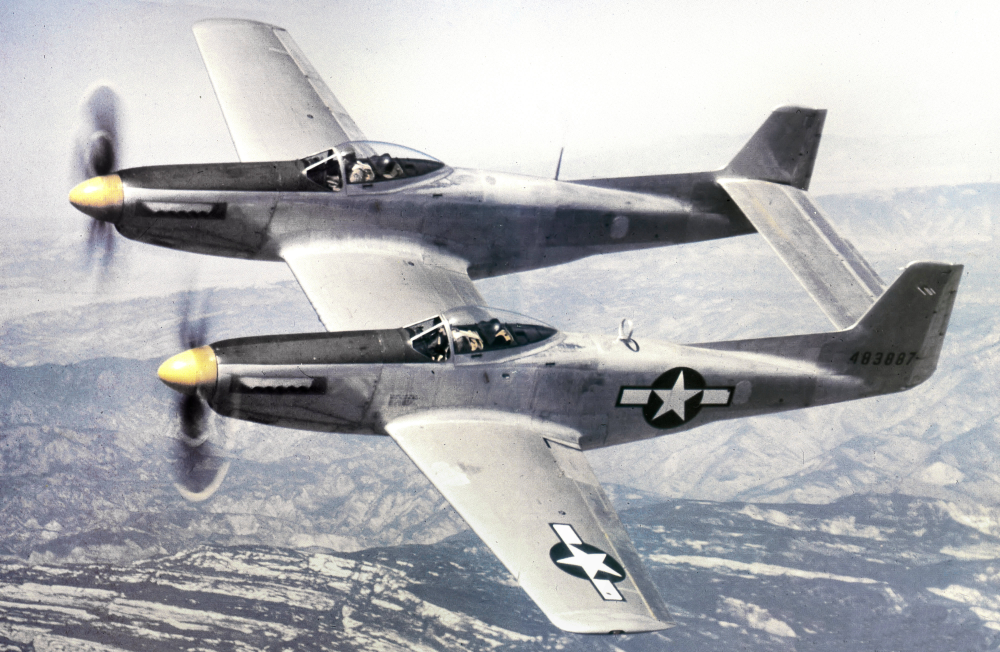
#> input picture Image Processing/TwinPM.jpg, 4000 x 2608 px, found by its file name (shown at 1/4 size)
$ python main.py
#> lines starting #> are read from the running program, lines starting #| are printed output that depends on the picture; after the words box and inside, x2 and y2 are one past the last pixel; in counts of white or black regions, pixels touching at a corner belong together
import numpy as np
import ColorPalettes as cp
import cv2 as cv
import time

class imageVector:

    def __init__ (self, image):
        self.shape = image.shape
        self.channels = self.shape[2]
        self.width = self.shape[1]
        self.height = self.shape[0]
        self.data = image

    def reformat(self):
        '''
        Outputs the image in its proper format
        '''
        return np.reshape(self.data, self.shape)

    def greyScale(self):
        '''
        Unreversible compression to (single value) greyscale
        '''
        self.data = cv.cvtColor(self.data, cv.COLOR_BGR2GRAY)


    def colorMatch(self, colorPalletLUT):
        self.data = colorPalletLUT[self.data]

    def booleanColorMask(self, color):
        return colorMask(self.data, color)


class colorMask:

    def __init__ (self, image, color):
        self.color = color
        self.shape = image.shape
        self.channels = 1
        self.width = self.shape[1]
        self.height = self.shape[0]

        # Generate the mask with an equivalency statement
        self.data = np.array(image == color)[:,:,0] # From BGR [[[True True True]]] take just one boolean

    def visualize(self):
        '''
        Turns all true pixels -> 255 so that the mask can be visulaized easily
        '''
        return np.uint8(255*self.data)

    def pad(self):
        self.data = np.insert(self.data, [0, self.height], False, axis=0)
        self.data = np.insert(self.data, [0, self.width], False, axis=1)
        self.width += 2
        self.height += 2


    def edgeDetect(self):
        '''
        Returns the boundaries of the colorMask using a 3x3 kernel
        Process using shifted arrays.
        '''
        self.pad()

        data = self.data.ravel()
        right = np.roll(data, -1)
        left = np.roll(data, 1)
        up = np.roll(data, self.width)
        down = np.roll(data, -self.width)

        output = data & (~right | ~left | ~up | ~down)

        self.data = np.reshape(output, (self.height, self.width))

    def objectStart(self, prevStart):
        start_idx = prevStart[1] * self.width + prevStart[0] + 1

        remaining = self.data.ravel()[start_idx:]

        idx = np.argmax(remaining)

        if not remaining[idx]:
            return None

        idx += start_idx

        return [idx % self.width, idx // self.width]

    def contourArea(self, borderPixels):
        pts = np.asarray(borderPixels)

        x = pts[:, 0]
        y = pts[:, 1]

        return 0.5 * abs(
            np.dot(x, np.roll(y, -1))
            - np.dot(y, np.roll(x, -1))
        )

    def borderTrace(self):
        """
        Traces out all the borders in a edge filtered binary Image and returns a list of the directions taken
        |7   0   1|
        |6   x   2|
        |5   4   3|
        """
        # Initialize
        boundaryList = []

        startPixel = self.objectStart([-1, 0])

        if startPixel == None:
            return None

        nextPoint_X = startPixel[0]
        nextPoint_Y = startPixel[1]

        borderPixels = [[nextPoint_X,nextPoint_Y],]

        # Coordinates to 8 by search space around pixel being tested.
        DX = (-1,-1,0,1,1,1,0,-1)
        DY = (0,-1,-1,-1,0,1,1,1)

        DIR_LUT = np.array([
            [6, 7, 0, 1, 2, 3, 4, 5],
            [7, 0, 1, 2, 3, 4, 5, 6],
            [0, 1, 2, 3, 4, 5, 6, 7],
            [1, 2, 3, 4, 5, 6, 7, 0],
            [2, 3, 4, 5, 6, 7, 0, 1],
            [3, 4, 5, 6, 7, 0, 1, 2],
            [4, 5, 6, 7, 0, 1, 2, 3],
            [5, 6, 7, 0, 1, 2, 3, 4]])

        searchlist = DIR_LUT[4]

        # Main loop
        while True:
            for i, index in enumerate(searchlist):

                x = nextPoint_X + DX[index]
                y = nextPoint_Y + DY[index]

                if self.data[y, x]:

                    borderPixels.append([x, y])

                    nextPoint_X = x
                    nextPoint_Y = y

                    if [x, y] == startPixel:

                        coords = np.asarray(borderPixels, dtype=np.int16)
                        self.data[coords[:, 1], coords[:, 0]] = False

                        # Decide which contours to keep! Based on length and area
                        if len(borderPixels) >= 60 and self.contourArea(borderPixels) > 350: # Currently scaled to about 5mm
                            # Min Area = (Max*3.78)^2 pixels^2
                            # Min Length = Max*pi*3.78 pixels

                            boundaryList.append(borderPixels)

                        startPixel = self.objectStart(startPixel)

                        if startPixel == None:
                            return boundaryList

                        nextPoint_X = startPixel[0]
                        nextPoint_Y = startPixel[1]

                        borderPixels = [[nextPoint_X,nextPoint_Y],]
                        searchlist = DIR_LUT[4]

                        break

                    searchlist = DIR_LUT[index]
                    i = 0
                    break

                if i == 7: # Deals with isolated pixels in the image

                    self.data[startPixel[1], startPixel[0]] = False
                    startPixel = self.objectStart(startPixel)

                    if startPixel == None:
                        return boundaryList

                    nextPoint_X = startPixel[0]
                    nextPoint_Y = startPixel[1]

                    borderPixels = [[nextPoint_X,nextPoint_Y],]
                    i = 0
                    break


def buildBrightnessLUT(colorPallet):
    '''
    Returns the LUT for correct color for all brightness values (0-255).
    '''
    greyPallet = colorPallet.mean(axis=1)
    grayValues = np.arange(256)[:, None]
    indices = np.argmin(np.abs(grayValues - greyPallet), axis=1)
    return colorPallet[indices]


def formatPolyline(borderPixels, color):
    polyline = "<polyline points=\" "
    end = f"\" style=\"fill:None; stroke:red; stroke-width:{0.5}\" />\n"
    for coord in borderPixels:
        polyline += f"{coord[0]},{coord[1]} "
    return polyline + end


def svgFileGenerator(fileName, boundaryList, height, width):
    """
    Generates an SVG file of all of the borders given.
    """
    with open(fileName + ".svg", "w+") as file:
        file.write(f"<svg height=\"{height}\" width=\"{width}\" xmlns=\"http://www.w3.org/2000/svg\">\n")
        for borderPixels in boundaryList:
            file.write(formatPolyline(borderPixels, colors[3]))
        file.write("</svg>")
    return None

def scaleFactor(target_mm, imageHeight):
    return (target_mm / 25.4) * 96 / imageHeight

# Initialization (Create these objects once)
colors = cp.WOODEN
FINAL_HEIGHT = 100 # Final image height measured in mm
MAX_RES = 5 # 5mm maximum resolution

IMAGE = cv.imread("Image Processing\TwinPM.jpg")
#> IMAGE is the input picture: shape (2608, 4000, 3); mean B, G, R 179.7, 177.1, 176.2
IMAGE = cv.GaussianBlur(IMAGE, (11,11), 50)
scale = scaleFactor(100, IMAGE.shape[0])
#> scale = 0.145
# scale = 1
IMAGE = cv.resize(IMAGE, None, fx=scale, fy=scale)
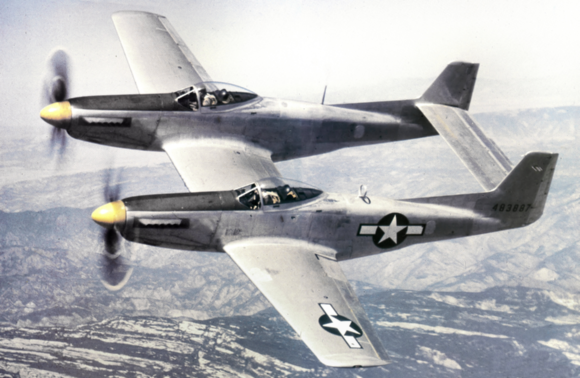
#> IMAGE: shape (378, 580, 3); mean B, G, R 179.6, 177, 176.2
# Dynamic section, may change, be run multiple times, must be fast!
start = time.time()

IMAGE = imageVector(IMAGE)
LUT = buildBrightnessLUT(colors)
IMAGE.greyScale()
IMAGE.colorMatch(LUT)
#> in colorMatch, `self.data = colorPalletLUT[self.data]`:
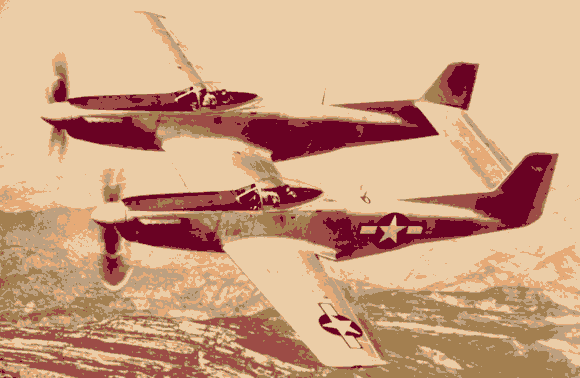
#> self.data: shape (378, 580, 3); mean of channels 0, 1, 2 129.1, 159.8, 203.7; drawn as B, G, R
MASK0 = IMAGE.booleanColorMask(colors[0])
#> in __init__, `self.color = color`: self.color = [70, 76, 156]
#> in __init__, `self.data = np.array(image == color)[:,:,0]`:
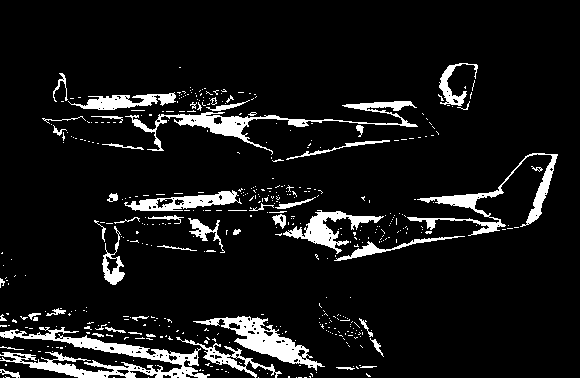
#> self.data: shape (378, 580) bool; 8.7% white; 464 white regions (413 under 20 px), largest, box (x1, y1, x2, y2) and area: (0, 327, 210, 378) 3477, (125, 101, 418, 155) 2376, (193, 316, 325, 371) 2002
MASK0.edgeDetect()
#> in pad, `self.data = np.insert(self.data, [0, self.height], False, axis=0)`:
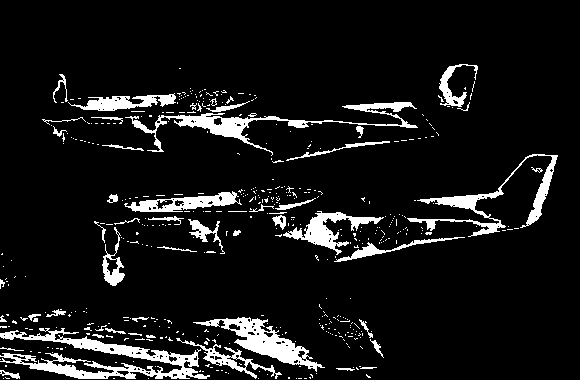
#> self.data: shape (380, 580) bool; 8.7% white; 464 white regions (413 under 20 px), largest, box (x1, y1, x2, y2) and area: (0, 328, 210, 379) 3477, (125, 102, 418, 156) 2376, (193, 317, 325, 372) 2002
#> in pad, `self.data = np.insert(self.data, [0, self.width], False, axis=1)`:
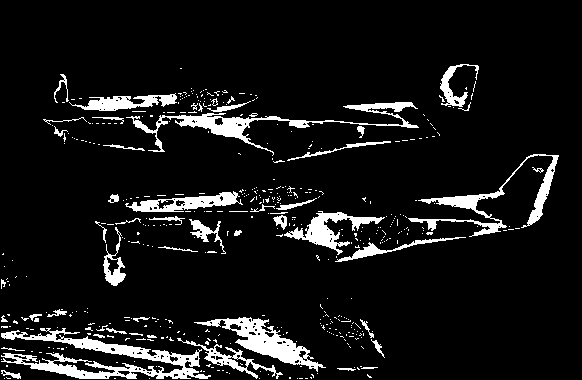
#> self.data: shape (380, 582) bool; 8.6% white; 464 white regions (413 under 20 px), largest, box (x1, y1, x2, y2) and area: (1, 328, 211, 379) 3477, (126, 102, 419, 156) 2376, (194, 317, 326, 372) 2002
#> in edgeDetect, `self.data = np.reshape(output, (self.height, self.width))`:
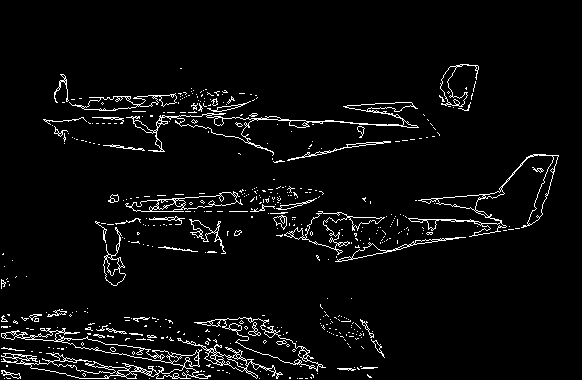
#> self.data: shape (380, 582) bool; 4.3% white in thin lines or dots, all inside (x1, y1, x2, y2) = (1, 64, 559, 379)
boundaryList = MASK0.borderTrace()
#> in objectStart, `idx = np.argmax(remaining)`: idx = 37708
#> in borderTrace, `startPixel = self.objectStart([-1, 0])`: startPixel = [460, 64]
#> in borderTrace, `nextPoint_X = startPixel[0]`: nextPoint_X = 460
#> in borderTrace, `nextPoint_Y = startPixel[1]`: nextPoint_Y = 64
#> in borderTrace, `borderPixels = [[nextPoint_X,nextPoint_Y],]`: borderPixels = [[460, 64]]
#> after the loop in borderTrace, `while True:`: self.data: shape (380, 582) bool; 4.34% of pixels changed, all inside (x1, y1, x2, y2) = (1, 64, 559, 379)
#> after the loop in borderTrace, `while True:`: borderPixels = [[305, 378], [306, 378], [307, 378], [306, 378], [305, 378]]; boundaryList = 11 items; coords has the same summary as borderPixels
#> boundaryList = 11 items


svgFileGenerator("OUTPUT", boundaryList, IMAGE.height, IMAGE.width)
#> the loop in svgFileGenerator, `for borderPixels in boundaryList:` made 11 passes

process = time.time()


print(f"Time taken: {process - start}s")
cv.imshow("picture", IMAGE.reformat())
cv.waitKey(0)
cv.destroyAllWindows()


# RNow uns TwinPM.jpg in 0.5sec
# Depends on color and scale ofc.

$ run again, with Image Processing/QuantizedGreen.png saved as Image Processing/TwinPM.jpg
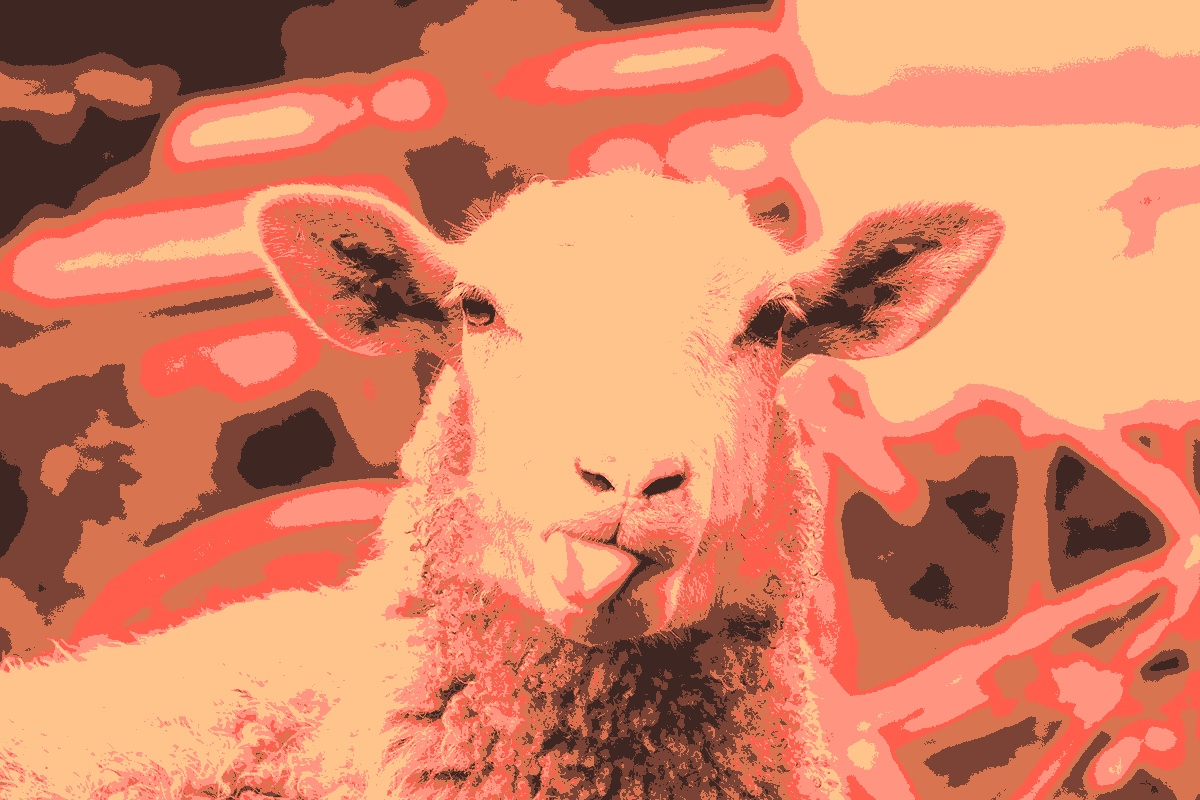
#> input picture Image Processing/QuantizedGreen.png, 1200 x 800 px, found by its file name
#> IMAGE is the input picture: shape (800, 1200, 3); mean B, G, R 99.6, 130.9, 215.3
#> in colorMatch, `self.data = colorPalletLUT[self.data]`:
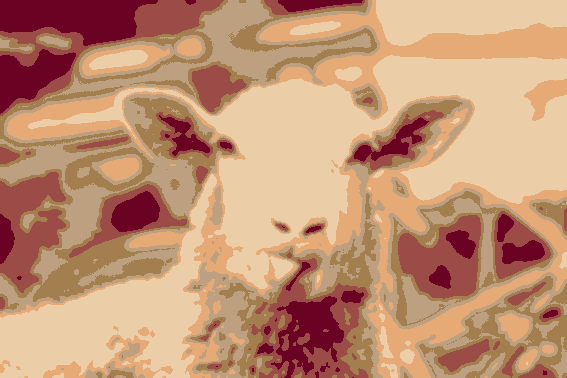
#> self.data: shape (378, 567, 3); mean of channels 0, 1, 2 116.3, 146.9, 194.6; drawn as B, G, R
#> self.color = [70, 76, 156]
#> in edgeDetect, `self.data = np.reshape(output, (self.height, self.width))`:
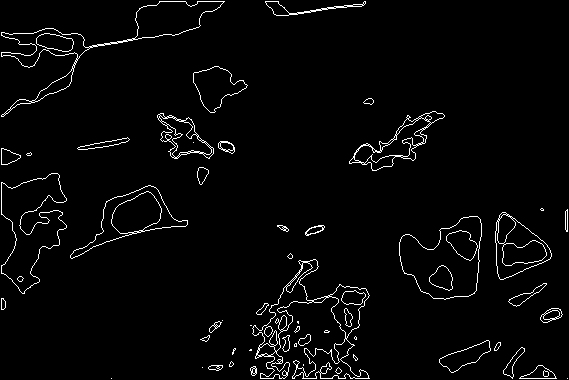
#> self.data: shape (380, 569) bool; 3% white in thin lines or dots
#> idx = 728
#> startPixel = [159, 1]
#> nextPoint_X = 159
#> nextPoint_Y = 1
#> in borderTrace, `borderPixels = [[nextPoint_X,nextPoint_Y],]`: borderPixels = [[159, 1]]
#> after the loop in borderTrace, `while True:`: borderPixels = [[567, 378]]; boundaryList = 16 items; coords = 18 rows, first 8: [544, 370], [545, 371], [546, 371], [547, 371], [548, 372], [548, 373], [548, 374], [548, 375]
#> `boundaryList = MASK0.borderTrace()`: boundaryList = 16 items
#> the loop in svgFileGenerator, `for borderPixels in boundaryList:` made 16 passes

$ run again, with Image Processing/hue-saturation-value.webp saved as Image Processing/TwinPM.jpg
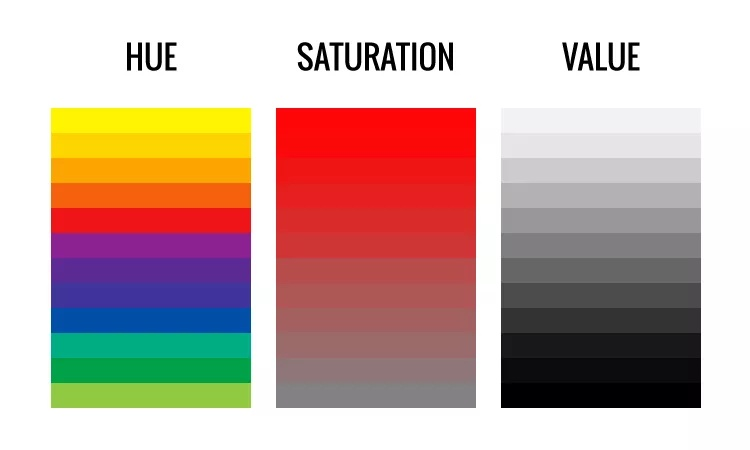
#> input picture Image Processing/hue-saturation-value.webp, 750 x 450 px, found by its file name
#> IMAGE is the input picture: shape (450, 750, 3); mean B, G, R 162.4, 170.2, 196.5
#> in colorMatch, `self.data = colorPalletLUT[self.data]`:
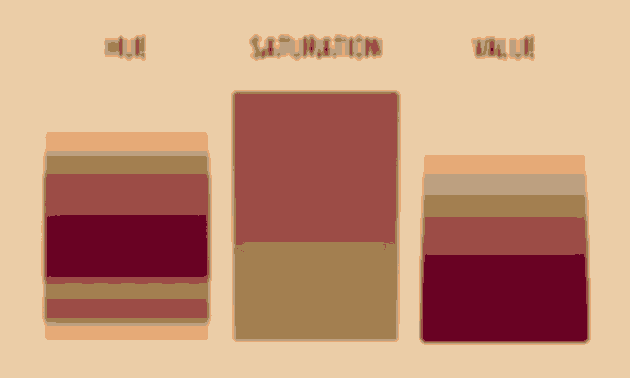
#> self.data: shape (378, 630, 3); mean of channels 0, 1, 2 122.5, 149.2, 197.5; drawn as B, G, R
#> self.color = [70, 76, 156]
#> in edgeDetect, `self.data = np.reshape(output, (self.height, self.width))`:
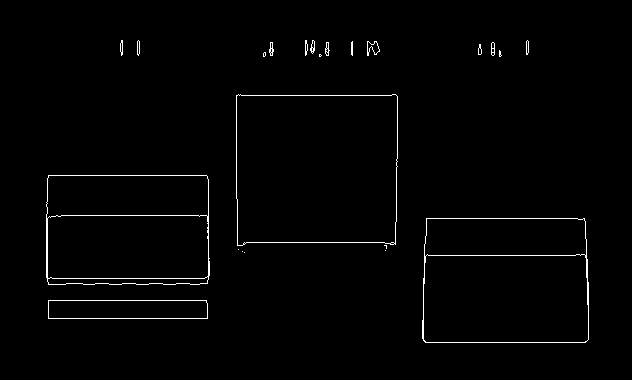
#> self.data: shape (380, 632) bool; 1.3% white in thin lines or dots, all inside (x1, y1, x2, y2) = (46, 40, 589, 343)
#> in objectStart, `idx = np.argmax(remaining)`: idx = 25401
#> startPixel = [121, 40]
#> nextPoint_X = 121
#> nextPoint_Y = 40
#> in borderTrace, `borderPixels = [[nextPoint_X,nextPoint_Y],]`: borderPixels = [[121, 40]]
#> the loop in borderTrace, `while True:` made 3759 passes
#> after the loop in borderTrace, `while True:`: borderPixels = [[585, 341]]; boundaryList = 4 items; coords = [[424, 340], [425, 341], [424, 340]]
#> `boundaryList = MASK0.borderTrace()`: boundaryList = 4 items
#> the loop in svgFileGenerator, `for borderPixels in boundaryList:` made 4 passes
